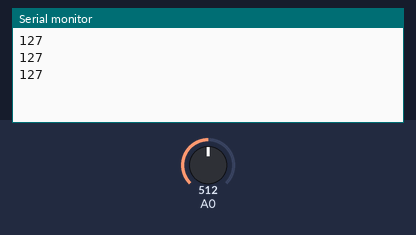
Simulated run of this sketch. Board: Arduino Uno, built with avr-gcc and run on an emulated ATmega328P. On the bench: the last lines printed to the serial monitor. The test bench sets the inputs (shaded band); at power-on: A0 = 512.

Above: at 1.3 s.
1.4 s: A0 set to 716
At 1.9 s:
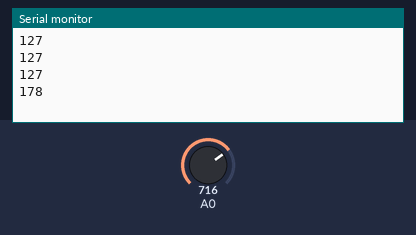
2.9 s: A0 set to 900
At 3.4 s:
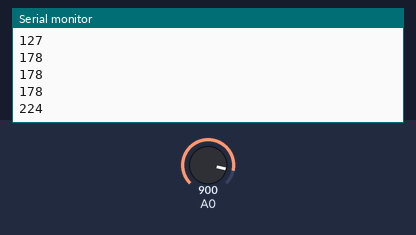
Timing chart, 0 to 5.9 s (numbered marks = the images above; inputs shaded):
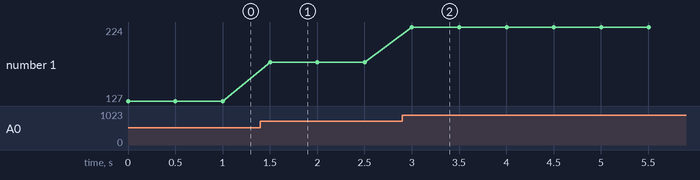

The sketch:

analog_serial.ino
```cpp
void setup()
{
  Serial.begin(9600);
  pinMode(A0,INPUT);

}
void loop()
{

  while(1)
  {
 int a=analogRead(A0);
a=map( a,0,1023,0,255);

 Serial.println(a);
 delay(500);
  }
}
```

Measured:
- after the input at 1.4 s, the serial monitor: prints a new line after 0.10 s (image 1)
- after the input at 2.9 s, the serial monitor: prints a new line after 0.10 s (image 2)
- plotted number 1: 127 → 178 after the input at 1.4 s, 178 → 224 after the input at 2.9 s
